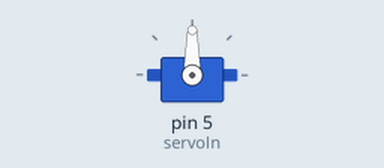
Bench run of a sketch on a simulated Arduino Uno, built with avr-gcc and run on an emulated ATmega328P. Parts: servo.

Above: at 0.05 s.
At 7.0 s:
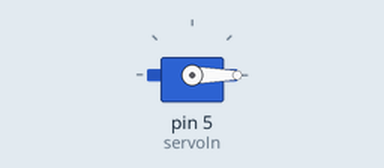
Timing chart, 0 to 9.1 s (numbered marks = the images above):
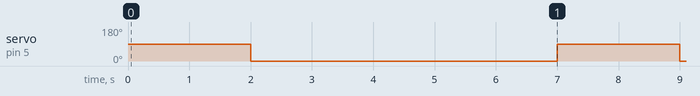

The sketch:

servo.ino
```cpp
#include<Servo.h>
Servo servoIn, servoOut;

void setup() {
  // put your setup code here, to run once:
  servoIn.attach(5);
  servoIn.write(0);

}

void loop() {
  servoIn.write(90);
  delay(2000);
  servoIn.write(0);
  delay(5000);
  // put your main code here, to run repeatedly:

}
```

Measured:
- by itself, servo on pin 5 (servoIn): alternates 90° for 2.0 s and 0° for 5.0 s
